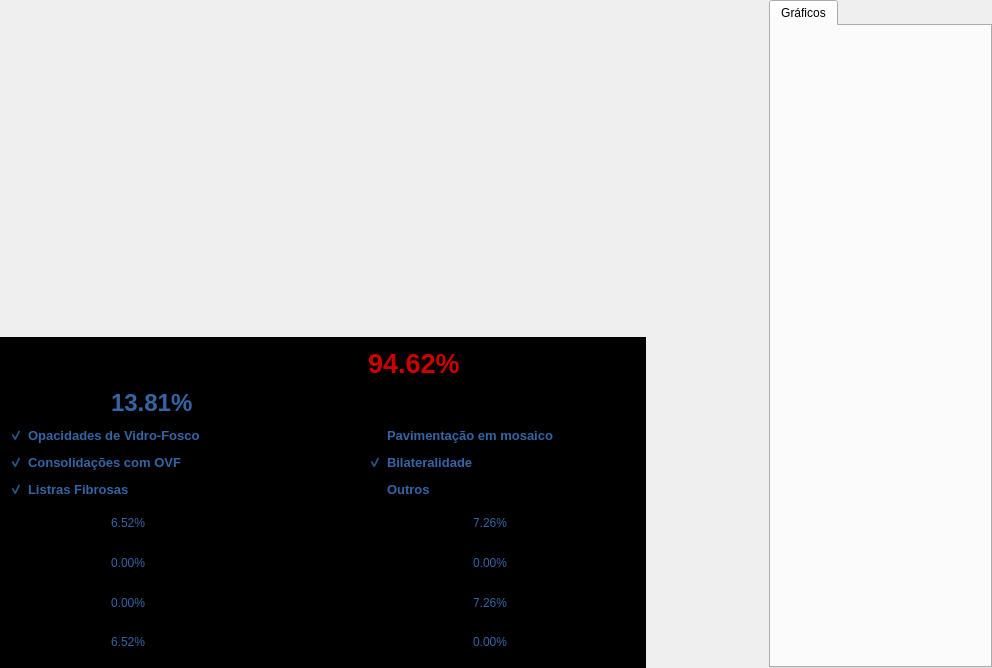
<?xml version="1.0" encoding="UTF-8"?>
<ui version="4.0">
 <class>StatisticsWindow</class>
 <widget class="QWidget" name="StatisticsWindow">
  <property name="geometry">
   <rect>
    <x>0</x>
    <y>0</y>
    <width>992</width>
    <height>668</height>
   </rect>
  </property>
  <property name="windowTitle">
   <string>Form</string>
  </property>
  <layout class="QHBoxLayout" name="horizontalLayout">
   <property name="spacing">
    <number>6</number>
   </property>
   <property name="leftMargin">
    <number>0</number>
   </property>
   <property name="topMargin">
    <number>0</number>
   </property>
   <property name="rightMargin">
    <number>0</number>
   </property>
   <property name="bottomMargin">
    <number>0</number>
   </property>
   <item>
    <widget class="QWidget" name="widget_3" native="true">
     <property name="sizePolicy">
      <sizepolicy hsizetype="Preferred" vsizetype="Preferred">
       <horstretch>1</horstretch>
       <verstretch>0</verstretch>
      </sizepolicy>
     </property>
     <layout class="QVBoxLayout" name="verticalLayout_2">
      <property name="spacing">
       <number>6</number>
      </property>
      <property name="leftMargin">
       <number>0</number>
      </property>
      <property name="topMargin">
       <number>0</number>
      </property>
      <property name="rightMargin">
       <number>0</number>
      </property>
      <property name="bottomMargin">
       <number>0</number>
      </property>
      <item>
       <widget class="QWidget" name="leftDisplay" native="true">
        <property name="sizePolicy">
         <sizepolicy hsizetype="Preferred" vsizetype="Preferred">
          <horstretch>0</horstretch>
          <verstretch>1</verstretch>
         </sizepolicy>
        </property>
        <layout class="QHBoxLayout" name="horizontalLayout_4">
         <property name="spacing">
          <number>0</number>
         </property>
         <property name="leftMargin">
          <number>0</number>
         </property>
         <property name="topMargin">
          <number>0</number>
         </property>
         <property name="rightMargin">
          <number>0</number>
         </property>
         <property name="bottomMargin">
          <number>0</number>
         </property>
        </layout>
       </widget>
      </item>
      <item>
       <widget class="QWidget" name="widget_7" native="true">
        <property name="sizePolicy">
         <sizepolicy hsizetype="Preferred" vsizetype="Preferred">
          <horstretch>0</horstretch>
          <verstretch>1</verstretch>
         </sizepolicy>
        </property>
        <property name="styleSheet">
         <string notr="true">background-color: rgb(0, 0, 0);</string>
        </property>
        <layout class="QGridLayout" name="gridLayout">
         <item row="0" column="3">
          <widget class="QLabel" name="label_2">
           <property name="font">
            <font>
             <pointsize>20</pointsize>
             <weight>75</weight>
             <bold>true</bold>
            </font>
           </property>
           <property name="styleSheet">
            <string notr="true">color:  rgb(204, 0, 0);</string>
           </property>
           <property name="text">
            <string>94.62%</string>
           </property>
          </widget>
         </item>
         <item row="8" column="1">
          <widget class="QLabel" name="label_27">
           <property name="styleSheet">
            <string notr="true">color: rgb(52, 101, 164);</string>
           </property>
           <property name="text">
            <string>6.52%</string>
           </property>
          </widget>
         </item>
         <item row="7" column="4">
          <widget class="QLabel" name="label_30">
           <property name="styleSheet">
            <string notr="true">color: rgb(52, 101, 164);</string>
           </property>
           <property name="text">
            <string>7.26%</string>
           </property>
          </widget>
         </item>
         <item row="0" column="2">
          <widget class="QLabel" name="label">
           <property name="text">
            <string>Possibilidade de COVID-19:</string>
           </property>
          </widget>
         </item>
         <item row="7" column="2">
          <widget class="QLabel" name="label_26">
           <property name="font">
            <font>
             <pointsize>9</pointsize>
            </font>
           </property>
           <property name="text">
            <string>(0.000cm³)</string>
           </property>
          </widget>
         </item>
         <item row="4" column="0" colspan="2">
          <widget class="QCheckBox" name="checkBox_3">
           <property name="font">
            <font>
             <pointsize>10</pointsize>
             <weight>75</weight>
             <bold>true</bold>
            </font>
           </property>
           <property name="styleSheet">
            <string notr="true">color: rgb(52, 101, 164);</string>
           </property>
           <property name="text">
            <string>Listras Fibrosas</string>
           </property>
           <property name="checked">
            <bool>true</bool>
           </property>
          </widget>
         </item>
         <item row="5" column="3">
          <widget class="QLabel" name="label_7">
           <property name="text">
            <string>Pulmão Esquerdo:</string>
           </property>
          </widget>
         </item>
         <item row="8" column="3">
          <widget class="QLabel" name="label_33">
           <property name="font">
            <font>
             <pointsize>9</pointsize>
            </font>
           </property>
           <property name="text">
            <string>Lobo Inferior</string>
           </property>
          </widget>
         </item>
         <item row="2" column="3" colspan="2">
          <widget class="QCheckBox" name="checkBox_4">
           <property name="font">
            <font>
             <pointsize>10</pointsize>
             <weight>75</weight>
             <bold>true</bold>
            </font>
           </property>
           <property name="styleSheet">
            <string notr="true">color: rgb(52, 101, 164);</string>
           </property>
           <property name="text">
            <string>Pavimentação em mosaico</string>
           </property>
          </widget>
         </item>
         <item row="5" column="1">
          <widget class="QLabel" name="label_6">
           <property name="styleSheet">
            <string notr="true">color: rgb(52, 101, 164);</string>
           </property>
           <property name="text">
            <string>6.52%</string>
           </property>
          </widget>
         </item>
         <item row="8" column="2">
          <widget class="QLabel" name="label_29">
           <property name="font">
            <font>
             <pointsize>9</pointsize>
            </font>
           </property>
           <property name="text">
            <string>(89.256cm³)</string>
           </property>
          </widget>
         </item>
         <item row="1" column="1">
          <widget class="QLabel" name="label_40">
           <property name="font">
            <font>
             <pointsize>18</pointsize>
             <weight>75</weight>
             <bold>true</bold>
            </font>
           </property>
           <property name="styleSheet">
            <string notr="true">color: rgb(52, 101, 164);</string>
           </property>
           <property name="text">
            <string>13.81%</string>
           </property>
          </widget>
         </item>
         <item row="2" column="0" colspan="2">
          <widget class="QCheckBox" name="checkBox">
           <property name="font">
            <font>
             <pointsize>10</pointsize>
             <weight>75</weight>
             <bold>true</bold>
            </font>
           </property>
           <property name="styleSheet">
            <string notr="true">color: rgb(52, 101, 164);</string>
           </property>
           <property name="text">
            <string>Opacidades de Vidro-Fosco</string>
           </property>
           <property name="checked">
            <bool>true</bool>
           </property>
          </widget>
         </item>
         <item row="5" column="5">
          <widget class="QLabel" name="label_37">
           <property name="font">
            <font>
             <pointsize>9</pointsize>
            </font>
           </property>
           <property name="text">
            <string>(140.356cm³)</string>
           </property>
          </widget>
         </item>
         <item row="3" column="3" colspan="2">
          <widget class="QCheckBox" name="checkBox_5">
           <property name="font">
            <font>
             <pointsize>10</pointsize>
             <weight>75</weight>
             <bold>true</bold>
            </font>
           </property>
           <property name="styleSheet">
            <string notr="true">color: rgb(52, 101, 164);</string>
           </property>
           <property name="text">
            <string>Bilateralidade</string>
           </property>
           <property name="checked">
            <bool>true</bool>
           </property>
          </widget>
         </item>
         <item row="6" column="3">
          <widget class="QLabel" name="label_35">
           <property name="font">
            <font>
             <pointsize>9</pointsize>
            </font>
           </property>
           <property name="text">
            <string>Lobo Superior</string>
           </property>
          </widget>
         </item>
         <item row="7" column="1">
          <widget class="QLabel" name="label_24">
           <property name="styleSheet">
            <string notr="true">color: rgb(52, 101, 164);</string>
           </property>
           <property name="text">
            <string>0.00%</string>
           </property>
          </widget>
         </item>
         <item row="7" column="0">
          <widget class="QLabel" name="label_25">
           <property name="font">
            <font>
             <pointsize>9</pointsize>
            </font>
           </property>
           <property name="text">
            <string>Lobo Central</string>
           </property>
          </widget>
         </item>
         <item row="6" column="0">
          <widget class="QLabel" name="label_21">
           <property name="font">
            <font>
             <pointsize>9</pointsize>
            </font>
           </property>
           <property name="text">
            <string>Lobo Superior</string>
           </property>
          </widget>
         </item>
         <item row="6" column="1">
          <widget class="QLabel" name="label_22">
           <property name="styleSheet">
            <string notr="true">color: rgb(52, 101, 164);</string>
           </property>
           <property name="text">
            <string>0.00%</string>
           </property>
          </widget>
         </item>
         <item row="8" column="5">
          <widget class="QLabel" name="label_34">
           <property name="font">
            <font>
             <pointsize>9</pointsize>
            </font>
           </property>
           <property name="text">
            <string>(0.000cm³)</string>
           </property>
          </widget>
         </item>
         <item row="7" column="5">
          <widget class="QLabel" name="label_39">
           <property name="font">
            <font>
             <pointsize>9</pointsize>
            </font>
           </property>
           <property name="text">
            <string>(140.356cm³)</string>
           </property>
          </widget>
         </item>
         <item row="5" column="4">
          <widget class="QLabel" name="label_8">
           <property name="styleSheet">
            <string notr="true">color: rgb(52, 101, 164);</string>
           </property>
           <property name="text">
            <string>7.26%</string>
           </property>
          </widget>
         </item>
         <item row="7" column="3">
          <widget class="QLabel" name="label_36">
           <property name="font">
            <font>
             <pointsize>9</pointsize>
            </font>
           </property>
           <property name="text">
            <string>Lobo Central</string>
           </property>
          </widget>
         </item>
         <item row="6" column="2">
          <widget class="QLabel" name="label_23">
           <property name="font">
            <font>
             <pointsize>9</pointsize>
            </font>
           </property>
           <property name="text">
            <string>(0.000cm³)</string>
           </property>
          </widget>
         </item>
         <item row="6" column="4">
          <widget class="QLabel" name="label_31">
           <property name="styleSheet">
            <string notr="true">color: rgb(52, 101, 164);</string>
           </property>
           <property name="text">
            <string>0.00%</string>
           </property>
          </widget>
         </item>
         <item row="5" column="2">
          <widget class="QLabel" name="label_10">
           <property name="font">
            <font>
             <pointsize>9</pointsize>
            </font>
           </property>
           <property name="text">
            <string>(89.256cm³)</string>
           </property>
          </widget>
         </item>
         <item row="1" column="2">
          <widget class="QLabel" name="label_41">
           <property name="text">
            <string>(229.612cm³)</string>
           </property>
          </widget>
         </item>
         <item row="1" column="0">
          <widget class="QLabel" name="label_9">
           <property name="text">
            <string>Pulmão:</string>
           </property>
          </widget>
         </item>
         <item row="8" column="4">
          <widget class="QLabel" name="label_32">
           <property name="styleSheet">
            <string notr="true">color: rgb(52, 101, 164);</string>
           </property>
           <property name="text">
            <string>0.00%</string>
           </property>
          </widget>
         </item>
         <item row="3" column="0" colspan="2">
          <widget class="QCheckBox" name="checkBox_2">
           <property name="font">
            <font>
             <pointsize>10</pointsize>
             <weight>75</weight>
             <bold>true</bold>
            </font>
           </property>
           <property name="styleSheet">
            <string notr="true">color: rgb(52, 101, 164);</string>
           </property>
           <property name="text">
            <string>Consolidações com OVF</string>
           </property>
           <property name="checked">
            <bool>true</bool>
           </property>
          </widget>
         </item>
         <item row="6" column="5">
          <widget class="QLabel" name="label_38">
           <property name="font">
            <font>
             <pointsize>9</pointsize>
            </font>
           </property>
           <property name="text">
            <string>(0.000cm³)</string>
           </property>
          </widget>
         </item>
         <item row="8" column="0">
          <widget class="QLabel" name="label_28">
           <property name="font">
            <font>
             <pointsize>9</pointsize>
            </font>
           </property>
           <property name="text">
            <string>Lobo Inferior</string>
           </property>
          </widget>
         </item>
         <item row="4" column="3" colspan="2">
          <widget class="QCheckBox" name="checkBox_6">
           <property name="font">
            <font>
             <pointsize>10</pointsize>
             <weight>75</weight>
             <bold>true</bold>
            </font>
           </property>
           <property name="styleSheet">
            <string notr="true">color: rgb(52, 101, 164);</string>
           </property>
           <property name="text">
            <string>Outros</string>
           </property>
          </widget>
         </item>
         <item row="5" column="0">
          <widget class="QLabel" name="label_5">
           <property name="text">
            <string>Pulmão Direito:</string>
           </property>
          </widget>
         </item>
        </layout>
       </widget>
      </item>
     </layout>
    </widget>
   </item>
   <item>
    <widget class="QWidget" name="centerDisplay" native="true">
     <property name="sizePolicy">
      <sizepolicy hsizetype="Preferred" vsizetype="Preferred">
       <horstretch>1</horstretch>
       <verstretch>0</verstretch>
      </sizepolicy>
     </property>
     <layout class="QVBoxLayout" name="verticalLayout_4">
      <property name="spacing">
       <number>0</number>
      </property>
      <property name="leftMargin">
       <number>0</number>
      </property>
      <property name="topMargin">
       <number>0</number>
      </property>
      <property name="rightMargin">
       <number>0</number>
      </property>
      <property name="bottomMargin">
       <number>0</number>
      </property>
     </layout>
    </widget>
   </item>
   <item>
    <widget class="QWidget" name="widget_5" native="true">
     <property name="enabled">
      <bool>true</bool>
     </property>
     <property name="sizePolicy">
      <sizepolicy hsizetype="Preferred" vsizetype="Preferred">
       <horstretch>2</horstretch>
       <verstretch>0</verstretch>
      </sizepolicy>
     </property>
     <layout class="QHBoxLayout" name="horizontalLayout_3">
      <property name="spacing">
       <number>6</number>
      </property>
      <property name="leftMargin">
       <number>0</number>
      </property>
      <property name="topMargin">
       <number>0</number>
      </property>
      <property name="rightMargin">
       <number>0</number>
      </property>
      <property name="bottomMargin">
       <number>0</number>
      </property>
      <item>
       <widget class="QTabWidget" name="tabWidget">
        <property name="currentIndex">
         <number>0</number>
        </property>
        <widget class="QWidget" name="chartTab">
         <attribute name="title">
          <string>Gráficos</string>
         </attribute>
         <layout class="QVBoxLayout" name="verticalLayout_3"/>
        </widget>
       </widget>
      </item>
     </layout>
    </widget>
   </item>
  </layout>
 </widget>
 <resources/>
 <connections/>
</ui>
